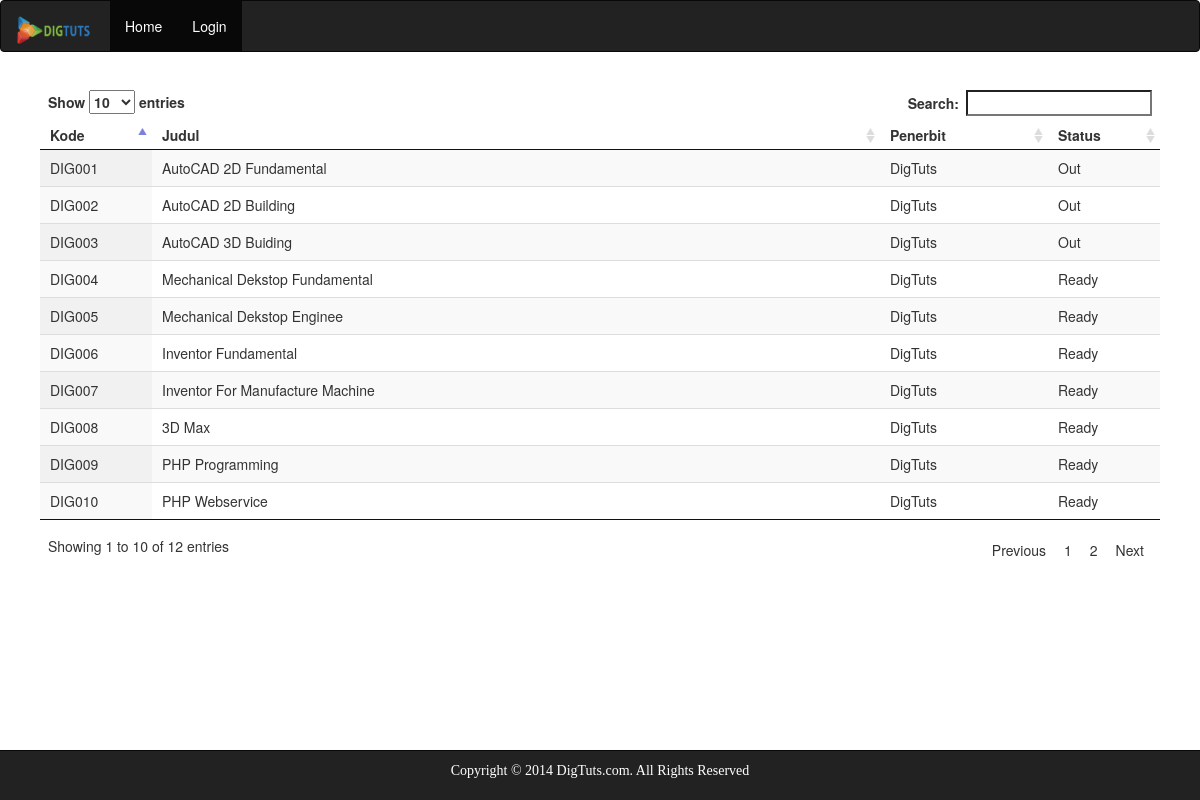
Before: / with the older database file.
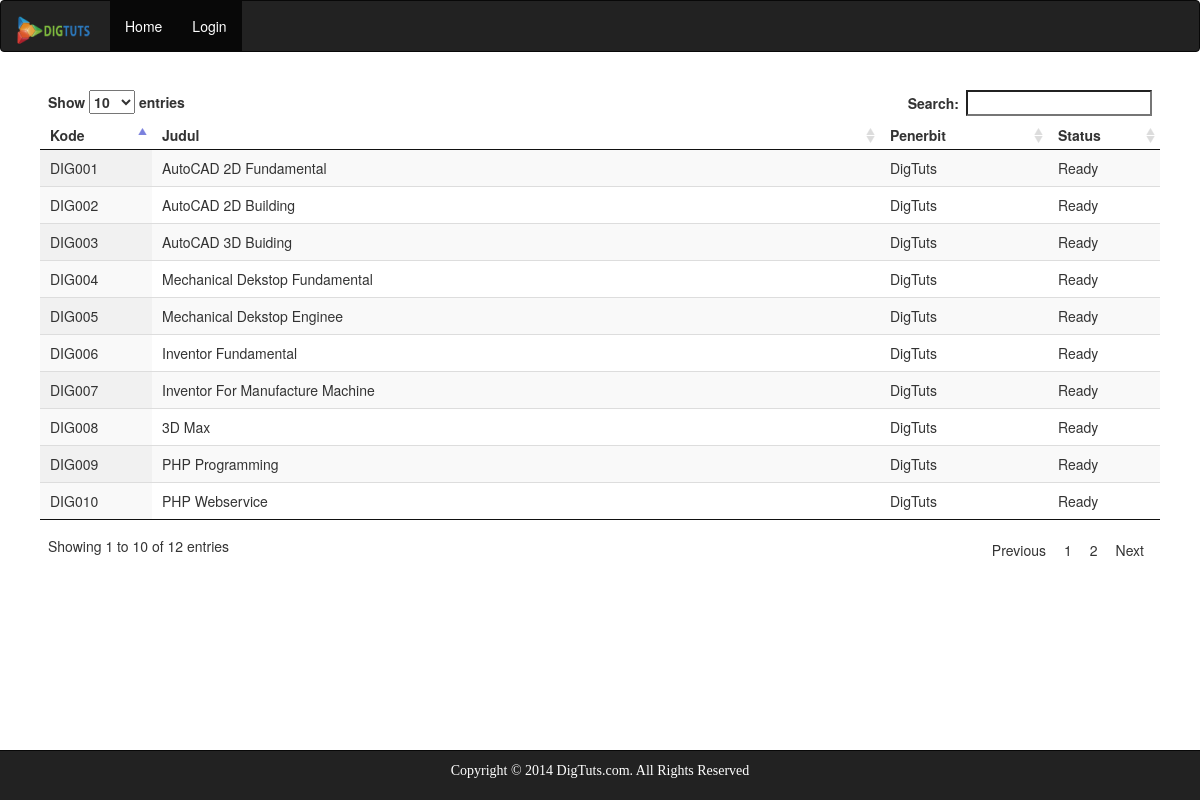
After: the same page with the newer database file.
### tables this page shows
CREATE TABLE IF NOT EXISTS `tm_buku` (
`id_buku` int(5) NOT NULL,
  `code_author` varchar(10) NOT NULL,
  `code` varchar(10) NOT NULL,
  `name` varchar(50) NOT NULL,
  `poy` year(4) NOT NULL,
  `publisher` varchar(50) NOT NULL,
  `tgl_datang` date NOT NULL,
  `status` enum('Ready','Out') NOT NULL,
  `created` timestamp NULL DEFAULT '0000-00-00 00:00:00',
  `createdby` varchar(50) DEFAULT NULL,
  `updated` timestamp NULL DEFAULT '0000-00-00 00:00:00',
  `updatedby` varchar(50) DEFAULT NULL
);

### list_buku.php (the view, shortened to what this page needs)
<!DOCTYPE html>
<html>
<head>
	<link rel="stylesheet" type="text/css" href="lib/css/jquery.dataTables.css">
	<link rel="stylesheet" type="text/css" href="lib/css/dataTables.jqueryui.css">
</head>
<body>
	<div class="container-fluid">
		<div class="row-fluid clearfix">
			<div class="col-md-12 column">
				<table id="tablebuku" class="display" cellspacing="0">
					<thead>
						<tr>
							<th width="10%">Kode</th>
							<th>Judul</th>
							<th width="15%">Penerbit</th>
							<th width="10%">Status</th>
						</tr>
					</thead>
					<tbody>
						<?php
							include "bin/koneksi.php";
							$sql 	= "SELECT * FROM tm_buku ORDER BY code ASC";
							$hasil 	= $konek->query($sql);
							while($row = $hasil->fetch_assoc()){
								extract($row);
								echo"
									<tr>
										<td>{$code}</td>
										<td>{$name}</td>
										<td>{$publisher}</td>
										<td>{$status}</td>
									</tr>
								";
							}
						?>
					</tbody>
				</table>
			</div>
		</div>
	</div>
</body>
</html>

### index.php (shortened to what this page needs)
<!DOCTYPE html>
<html>
	<head>
		<link rel="stylesheet" type="text/css" href="lib/css/bootstrap.min.css" media="screen">
		<link rel="stylesheet" type="text/css" href="lib/css/layout.css">
	<body>
		<nav class="navbar navbar-inverse" role="navigation">
		  <div class="container-fluid">
		    <div class="navbar-header">
		      <a class="navbar-brand" href="?page=home">
		      	<img alt="Brand" src="lib/img/digtuts.png">
		      </a>
		    </div>
		    <div class="collapse navbar-collapse" id="bs-example-navbar-collapse-1">
		      <ul class="nav navbar-nav">
		      	<li class="active"><a href="?page=home" id="home">Home<span class="sr-only">(current)</span></a></li>
		        <li class="active"><a href="?page=login" id="login">Login<span class="sr-only">(current)</span></a></li>
		      </ul>
		    </div>
		  </div>
		</nav>
		<div class="content">
			<?php
				$hal = $_GET['page'];
				switch($hal){
					case "":
						include "list_buku.php";
						break;
				}
			?>
		</div>
		<nav class="navbar navbar-inverse navbar-fixed-bottom">
  			<div class="footer">
  				Copyright &copy; 2014 DigTuts.com. All Rights Reserved
  			</div>
		</nav>
	</body>
</html>

Changed rows visible on the page:
changed tm_buku "DIG001": status "Out" → "Ready"
changed tm_buku "DIG002": status "Out" → "Ready"
changed tm_buku "DIG003": status "Out" → "Ready"
